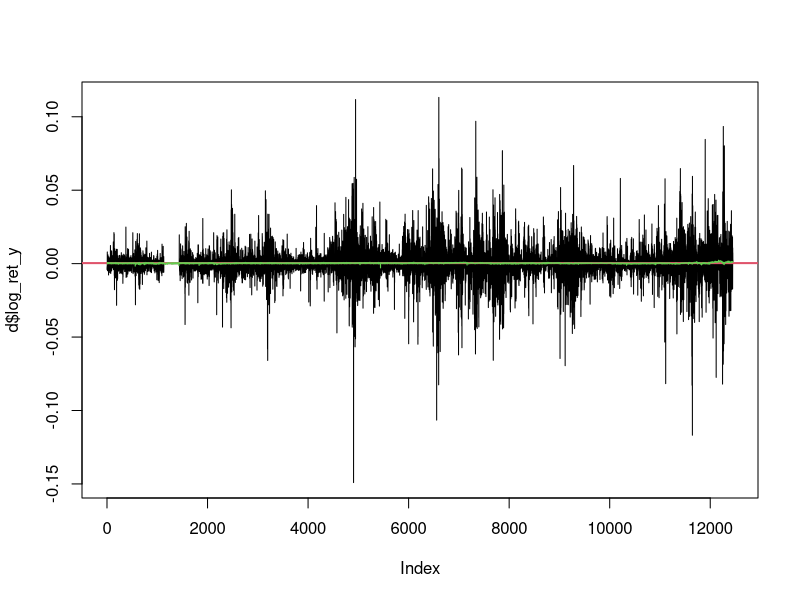

This chart was generated by the following R code: (Note: this script raises an error after producing the figure.)
library(forecast)
library(glmnet)
library(tidyverse)
setwd("/Users/vsokolov/Dropbox/prj/dl-graph/code/model")
d = read.csv("3.csv")
head(d)


mu = mean(d$log_ret_y)
yts = ts(data = d$log_ret_y,start = 1,frequency = 1)
tsm = auto.arima(y = yts, xreg =  d[,1:5] %>% as.matrix())
summary(tsm)



plot(d$log_ret_y, type='l')
abline(h=mu, col=2, lwd=2)
lines(tsm$fitted %>% as.numeric(), col=3)
lines(glmpred %>% as.numeric(), col=4)
lines(lmod$fitted.values %>% as.numeric(), col=4)
